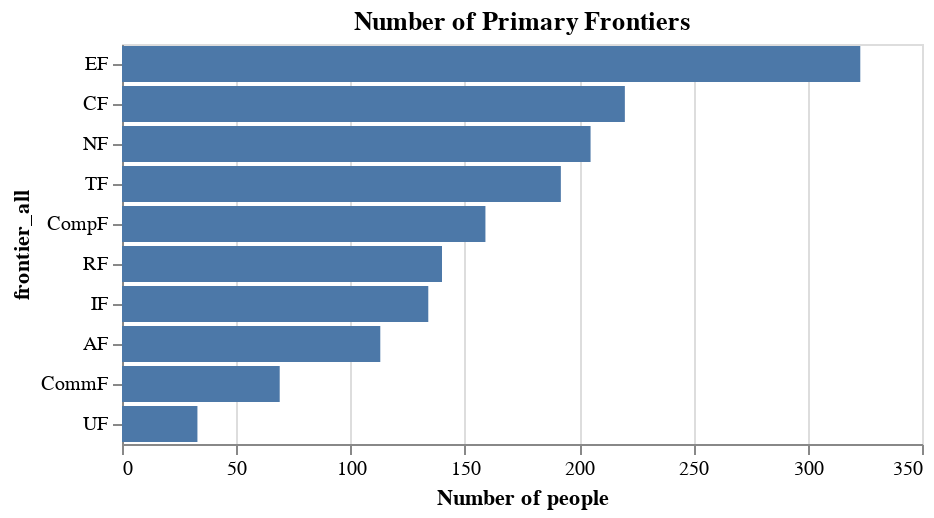

The code cell stored with this chart in its notebook:
### Code cell
(alt.Chart(data=survey, title="Frontiers Selected")
    .mark_bar()
    .transform_flatten(
        flatten=['frontier_all'],
    )
    .encode(
        y=alt.Y(shorthand="frontier_all:N", sort="-x"),
        x=alt.X(shorthand="count()",title="Number of people"),
        tooltip=alt.Tooltip("count():N"),
    )
)

### Figure 1 — Vega-Lite specification as saved in the notebook (floating-point values rounded to 4 significant figures; data arrays with more than 128 entries replaced by an {"elided": "..."} marker saying what was removed)
{"config": {"view": {"continuousWidth": 400, "continuousHeight": 300}}, "data": {"name": "data-8b6aaeec588dd2f02262bd8808e1919b"}, "mark": "bar", "encoding": {"tooltip": {"aggregate": "count", "type": "nominal"}, "x": {"aggregate": "count", "title": "Number of people", "type": "quantitative"}, "y": {"field": "frontier_all", "sort": "-x", "type": "nominal"}}, "title": "Number of Primary Frontiers", "transform": [{"flatten": ["frontier_all"]}], "$schema": "https://vega.github.io/schema/vega-lite/v4.17.0.json", "datasets": {"data-8b6aaeec588dd2f02262bd8808e1919b": {"elided": "728 records"}}}
